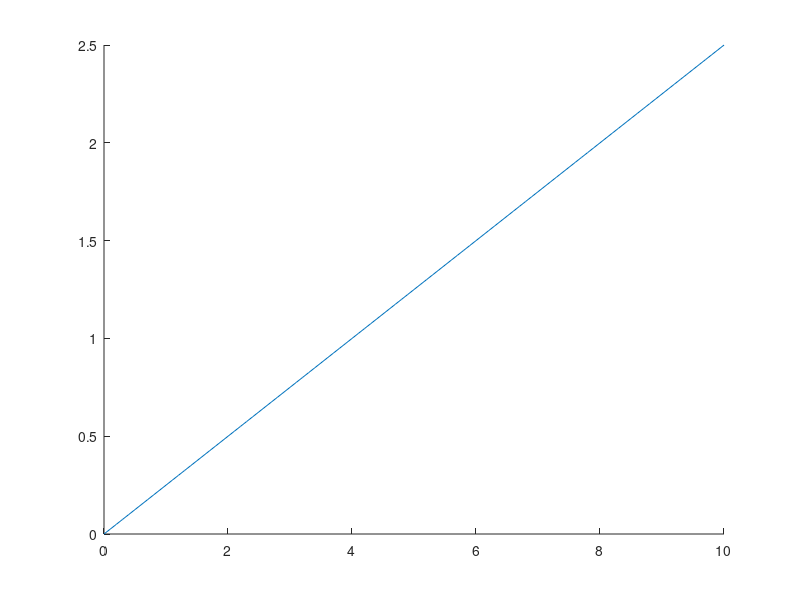

This figure's MATLAB source:



K=0.25;

R=10e3;
C=1e-7

T=R*C

num=[0 K];
den=[T 1];


G=tf(num,den)

t=0:0.1:10;
u_ramp=t;

[y_ramp,t_ramp]=lsim(G,u_ramp,t);


hold on 
plot(t_ramp,y_ramp);
